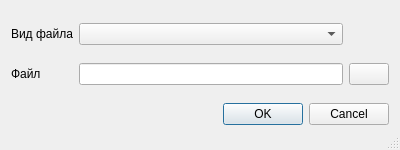
<?xml version="1.0" encoding="UTF-8"?>
<ui version="4.0">
 <class>DialogAppliedFile</class>
 <widget class="QDialog" name="DialogAppliedFile">
  <property name="geometry">
   <rect>
    <x>0</x>
    <y>0</y>
    <width>400</width>
    <height>150</height>
   </rect>
  </property>
  <property name="windowTitle">
   <string>Приложенный файл</string>
  </property>
  <property name="windowIcon">
   <iconset resource="..\resources.qrc">
    <normaloff>:/plugins/openland/icons/jpg.png</normaloff>:/plugins/openland/icons/jpg.png</iconset>
  </property>
  <property name="sizeGripEnabled">
   <bool>true</bool>
  </property>
  <property name="modal">
   <bool>true</bool>
  </property>
  <layout class="QGridLayout" name="gridLayout">
   <item row="0" column="0">
    <widget class="QLabel" name="label">
     <property name="text">
      <string>Вид файла</string>
     </property>
    </widget>
   </item>
   <item row="0" column="1">
    <widget class="QComboBox" name="comboBoxTypeFile"/>
   </item>
   <item row="1" column="0">
    <widget class="QLabel" name="label_2">
     <property name="text">
      <string>Файл</string>
     </property>
    </widget>
   </item>
   <item row="1" column="1">
    <widget class="QLineEdit" name="lineEditFile">
     <property name="readOnly">
      <bool>true</bool>
     </property>
    </widget>
   </item>
   <item row="1" column="2">
    <widget class="QPushButton" name="pushButtonFileSelect">
     <property name="text">
      <string/>
     </property>
     <property name="icon">
      <iconset resource="..\resources.qrc">
       <normaloff>:/plugins/openland/icons/find_search.png</normaloff>:/plugins/openland/icons/find_search.png</iconset>
     </property>
    </widget>
   </item>
   <item row="2" column="0" colspan="3">
    <widget class="QDialogButtonBox" name="buttonBox">
     <property name="orientation">
      <enum>Qt::Horizontal</enum>
     </property>
     <property name="standardButtons">
      <set>QDialogButtonBox::Cancel|QDialogButtonBox::Ok</set>
     </property>
    </widget>
   </item>
  </layout>
 </widget>
 <tabstops>
  <tabstop>comboBoxTypeFile</tabstop>
  <tabstop>lineEditFile</tabstop>
  <tabstop>pushButtonFileSelect</tabstop>
  <tabstop>buttonBox</tabstop>
 </tabstops>
 <resources>
  <include location="..\resources.qrc"/>
 </resources>
 <connections>
  <connection>
   <sender>buttonBox</sender>
   <signal>accepted()</signal>
   <receiver>DialogAppliedFile</receiver>
   <slot>accept()</slot>
   <hints>
    <hint type="sourcelabel">
     <x>248</x>
     <y>254</y>
    </hint>
    <hint type="destinationlabel">
     <x>157</x>
     <y>274</y>
    </hint>
   </hints>
  </connection>
  <connection>
   <sender>buttonBox</sender>
   <signal>rejected()</signal>
   <receiver>DialogAppliedFile</receiver>
   <slot>reject()</slot>
   <hints>
    <hint type="sourcelabel">
     <x>316</x>
     <y>260</y>
    </hint>
    <hint type="destinationlabel">
     <x>286</x>
     <y>274</y>
    </hint>
   </hints>
  </connection>
 </connections>
</ui>
